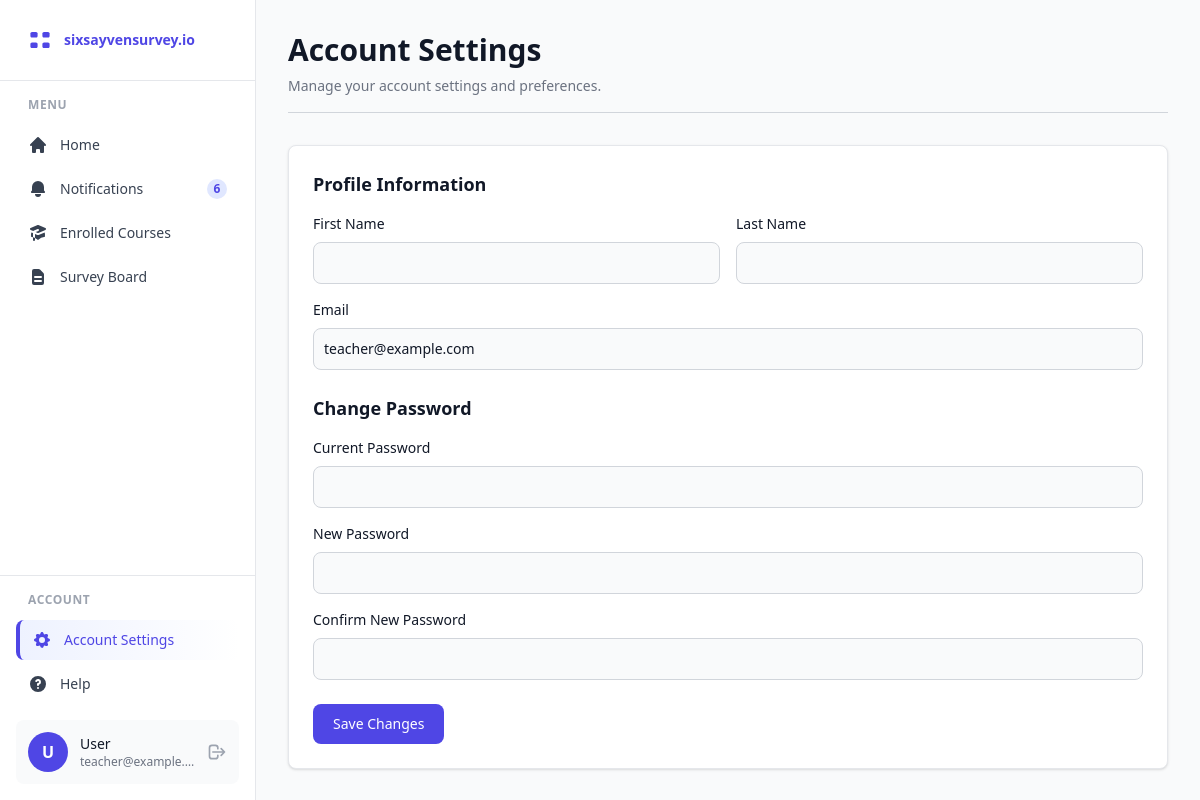
The app's page /student/settings/ (signed in) with its own data.
### survey/models.py (models this page shows, shortened)
class User(AbstractUser):
    ROLE_CHOICES = [
        ('student', 'Student'),
        ('teacher', 'Teacher'),
    ]
    role = models.CharField(max_length=10, choices=ROLE_CHOICES, default='student')
    full_name = models.CharField(max_length=255, blank=True)
    groups = models.ManyToManyField(
        'auth.Group',
        related_name='survey_users',
        blank=True,
        help_text='The groups this user belongs to.',
        verbose_name='groups',
    )
    user_permissions = models.ManyToManyField(
        'auth.Permission',
        related_name='survey_users',
        blank=True,
        help_text='Specific permissions for this user.',
        verbose_name='user permissions',
    )
    class Meta:
        db_table = 'users'

### survey/views.py (the view)
# urls.py: path('student/settings/', views.student_settings, name='student-settings'),
@login_required
def student_settings(request):
    context = {
        'unread_count': 6,
    }
    return render(request, 'student/settings.html', context)

### templates/student/settings.html (shortened to what this page needs)
{% extends 'student/base_student.html' %}
{% block student_content %}
<div class="mb-8 pb-4 border-b border-gray-300">
    <h1 class="text-3xl font-bold text-gray-900 mb-2">Account Settings</h1>
    <p class="text-sm text-gray-500">Manage your account settings and preferences.</p>
</div>
<div class="bg-white border border-gray-200 rounded-lg shadow p-6">
    <form method="post" action="{% url 'student-settings' %}">
        <div class="mb-6">
            <h2 class="text-lg font-bold text-gray-900 mb-4">Profile Information</h2>
            <div class="grid grid-cols-1 md:grid-cols-2 gap-4">
                <div>
                    <label for="first_name" class="block mb-2 text-sm font-medium text-gray-900">First Name</label>
                    <input type="text" name="first_name" id="first_name" value="{{ user.first_name }}" class="bg-gray-50 border border-gray-300 text-gray-900 text-sm rounded-lg focus:ring-indigo-500 focus:border-indigo-500 block w-full p-2.5">
                </div>
                <div>
                    <label for="last_name" class="block mb-2 text-sm font-medium text-gray-900">Last Name</label>
                    <input type="text" name="last_name" id="last_name" value="{{ user.last_name }}" class="bg-gray-50 border border-gray-300 text-gray-900 text-sm rounded-lg focus:ring-indigo-500 focus:border-indigo-500 block w-full p-2.5">
                </div>
            </div>
            <div class="mt-4">
                <label for="email" class="block mb-2 text-sm font-medium text-gray-900">Email</label>
                <input type="email" name="email" id="email" value="{{ user.email }}" class="bg-gray-50 border border-gray-300 text-gray-900 text-sm rounded-lg focus:ring-indigo-500 focus:border-indigo-500 block w-full p-2.5">
            </div>
        </div>
        <div class="mb-6">
            <h2 class="text-lg font-bold text-gray-900 mb-4">Change Password</h2>
            <div class="space-y-4">
                <div>
                    <label for="current_password" class="block mb-2 text-sm font-medium text-gray-900">Current Password</label>
                    <input type="password" name="current_password" id="current_password" class="bg-gray-50 border border-gray-300 text-gray-900 text-sm rounded-lg focus:ring-indigo-500 focus:border-indigo-500 block w-full p-2.5">
                </div>
                <div>
                    <label for="new_password" class="block mb-2 text-sm font-medium text-gray-900">New Password</label>
                    <input type="password" name="new_password" id="new_password" class="bg-gray-50 border border-gray-300 text-gray-900 text-sm rounded-lg focus:ring-indigo-500 focus:border-indigo-500 block w-full p-2.5">
                </div>
                <div>
                    <label for="confirm_password" class="block mb-2 text-sm font-medium text-gray-900">Confirm New Password</label>
                    <input type="password" name="confirm_password" id="confirm_password" class="bg-gray-50 border border-gray-300 text-gray-900 text-sm rounded-lg focus:ring-indigo-500 focus:border-indigo-500 block w-full p-2.5">
                </div>
            </div>
        </div>
        <button type="submit" class="text-white bg-indigo-600 hover:bg-indigo-700 focus:ring-4 focus:outline-none focus:ring-indigo-300 font-medium rounded-lg text-sm px-5 py-2.5 text-center">
            Save Changes
        </button>
    </form>
</div>
{% endblock %}

### templates/includes/student_sidebar.html (shortened to what this page needs)
<aside id="sidebar" class="fixed left-0 top-0 h-full w-64 bg-white border-r border-gray-200 flex flex-col z-40 transition-transform -translate-x-full sm:translate-x-0">
    <div class="p-6 border-b border-gray-200">
        <div class="flex items-center space-x-2">
            <div class="text-2xl font-bold text-indigo-600">
            </div>
            <span class="text-sm font-bold text-indigo-600">sixsayvensurvey.io</span>
        </div>
    </div>
    <nav class="flex-1 p-4 overflow-y-auto">
        <div class="text-xs font-semibold text-gray-400 uppercase tracking-wider mb-3 px-3">Menu</div>
        <div class="space-y-1">
            <a href="{% url 'student-home' %}" class="flex items-center px-3 py-2.5 rounded-lg {% if request.resolver_match.url_name == 'student-home' %}bg-gradient-to-r from-indigo-50 to-white text-indigo-600 border-l-4 border-indigo-600{% else %}text-gray-700 hover:bg-gray-50{% endif %}">
                <svg class="w-5 h-5 mr-3" fill="currentColor" viewBox="0 0 20 20">
                    <path d="M10.707 2.293a1 1 0 00-1.414 0l-7 7a1 1 0 001.414 1.414L4 10.414V17a1 1 0 001 1h2a1 1 0 001-1v-2a1 1 0 011-1h2a1 1 0 011 1v2a1 1 0 001 1h2a1 1 0 001-1v-6.586l.293.293a1 1 0 001.414-1.414l-7-7z"/>
                </svg>
                <span class="font-medium text-sm">Home</span>
            </a>
            <a href="{% url 'student-notifications' %}" class="flex items-center px-3 py-2.5 rounded-lg {% if request.resolver_match.url_name == 'student-notifications' %}bg-gradient-to-r from-indigo-50 to-white text-indigo-600 border-l-4 border-indigo-600{% else %}text-gray-700 hover:bg-gray-50{% endif %}">
                <svg class="w-5 h-5 mr-3" fill="currentColor" viewBox="0 0 20 20">
                    <path d="M10 2a6 6 0 00-6 6v3.586l-.707.707A1 1 0 004 14h12a1 1 0 00.707-1.707L16 11.586V8a6 6 0 00-6-6zM10 18a3 3 0 01-3-3h6a3 3 0 01-3 3z"/>
                </svg>
                <span class="font-medium text-sm">Notifications</span>
                {% if unread_count %}
                <span class="ml-auto bg-indigo-100 text-indigo-600 text-xs font-bold rounded-full w-5 h-5 flex items-center justify-center">
                    {{ unread_count }}
                </span>
                {% endif %}
            </a>
            <a href="{% url 'student-courses' %}" class="flex items-center px-3 py-2.5 rounded-lg {% if request.resolver_match.url_name == 'student-courses' %}bg-gradient-to-r from-indigo-50 to-white text-indigo-600 border-l-4 border-indigo-600{% else %}text-gray-700 hover:bg-gray-50{% endif %}">
                <span class="font-medium text-sm">Enrolled Courses</span>
            </a>
            <a href="{% url 'student-survey-board' %}" class="flex items-center px-3 py-2.5 rounded-lg {% if request.resolver_match.url_name == 'student-survey-board' %}bg-gradient-to-r from-indigo-50 to-white text-indigo-600 border-l-4 border-indigo-600{% else %}text-gray-700 hover:bg-gray-50{% endif %}">
                <svg class="w-5 h-5 mr-3" fill="currentColor" viewBox="0 0 20 20">
                    <path fill-rule="evenodd" d="M4 4a2 2 0 012-2h4.586A2 2 0 0112 2.586L15.414 6A2 2 0 0116 7.414V16a2 2 0 01-2 2H6a2 2 0 01-2-2V4zm2 6a1 1 0 011-1h6a1 1 0 110 2H7a1 1 0 01-1-1zm1 3a1 1 0 100 2h6a1 1 0 100-2H7z" clip-rule="evenodd"/>
                </svg>
                <span class="font-medium text-sm">Survey Board</span>
            </a>
        </div>
    </nav>
    <div class="p-4 border-t border-gray-200">
        <div class="text-xs font-semibold text-gray-400 uppercase tracking-wider mb-3 px-3">Account</div>
        <div class="space-y-1">
            <a href="{% url 'student-settings' %}" class="flex items-center px-3 py-2.5 rounded-lg {% if request.resolver_match.url_name == 'student-settings' %}bg-gradient-to-r from-indigo-50 to-white text-indigo-600 border-l-4 border-indigo-600{% else %}text-gray-700 hover:bg-gray-50{% endif %}">
                <span class="font-medium text-sm">Account Settings</span>
            </a>
            <a href="{% url 'student-help' %}" class="flex items-center px-3 py-2.5 rounded-lg text-gray-700 hover:bg-gray-50">
                <svg class="w-5 h-5 mr-3" fill="currentColor" viewBox="0 0 20 20">
                    <path fill-rule="evenodd" d="M18 10a8 8 0 11-16 0 8 8 0 0116 0zm-8-3a1 1 0 00-.867.5 1 1 0 11-1.731-1A3 3 0 0113 8a3.001 3.001 0 01-2 2.83V11a1 1 0 11-2 0v-1a1 1 0 011-1 1 1 0 100-2zm0 8a1 1 0 100-2 1 1 0 000 2z" clip-rule="evenodd"/>
                </svg>
                <span class="font-medium text-sm">Help</span>
            </a>
        </div>
        <div class="mt-4 flex items-center space-x-3 p-3 rounded-lg bg-gray-50">
            <div class="w-10 h-10 rounded-full bg-indigo-600 flex items-center justify-center text-white font-semibold">
                {{ user.first_name.0|default:"U" }}
            </div>
            <div class="flex-1 min-w-0">
                <div class="font-medium text-sm text-gray-900 truncate">{{ user.get_full_name|default:"User" }}</div>
                <div class="text-xs text-gray-500 truncate">{{ user.email }}</div>
            </div>
            <button type="button" onclick="document.getElementById('logout-form').submit()" class="text-gray-400 hover:text-gray-600">
                <svg class="w-5 h-5" fill="none" stroke="currentColor" viewBox="0 0 24 24">
                    <path stroke-linecap="round" stroke-linejoin="round" stroke-width="2" d="M17 16l4-4m0 0l-4-4m4 4H7m6 4v1a3 3 0 01-3 3H6a3 3 0 01-3-3V7a3 3 0 013-3h4a3 3 0 013 3v1" />
                </svg>
            </button>
        </div>
    </div>
</aside>

### records on screen
User: first_name.0 "U", get_full_name "User", email "teacher@example.…", email "teacher@example.com"

### other values on screen
{{ unread_count }} "6"
